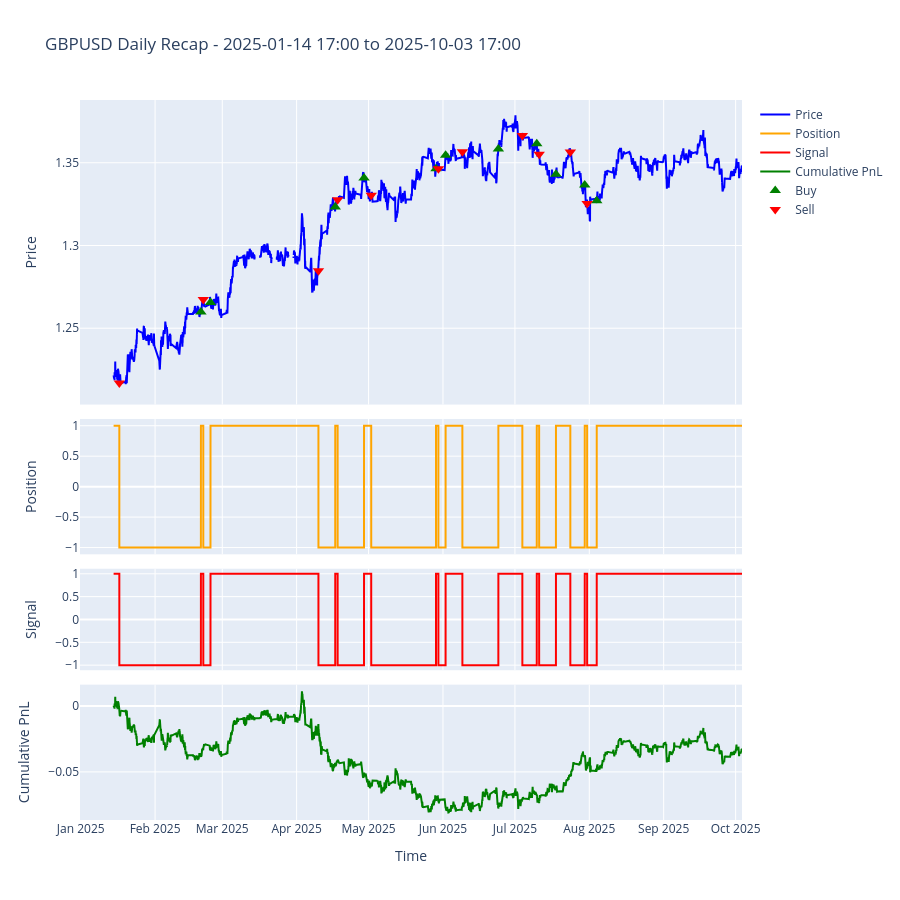

Notebook code cell kept with this figure:
### Code cell
from analytics.plot_daily_recap import plot_daily_recap

instrument = "GBPUSD"
date_range = (dt.date(2025, 1, 15), dt.date(2025, 10, 3))
close_price_df = fx_price_dict[instrument]
plot_daily_recap(instrument, date_range, close_price_df, strategy, trader)

### Figure 1 — Plotly figure (JSON) as saved in the notebook; plotly's stock layout.template omitted (floating-point values rounded to 4 significant figures; data arrays with more than 128 entries replaced by an {"elided": "..."} marker saying what was removed)
{"data": [{"line": {"color": "blue"}, "name": "Price", "type": "scatter", "x": {"elided": "17900 str values"}, "xaxis": "x", "y": {"elided": "17900 float values"}, "yaxis": "y"}, {"line": {"color": "orange"}, "name": "Position", "type": "scatter", "x": {"elided": "17900 str values"}, "xaxis": "x2", "y": {"elided": "17900 float values"}, "yaxis": "y2"}, {"line": {"color": "red"}, "name": "Signal", "type": "scatter", "x": {"elided": "17900 str values"}, "xaxis": "x3", "y": {"elided": "17900 float values"}, "yaxis": "y3"}, {"line": {"color": "green"}, "name": "Cumulative PnL", "type": "scatter", "x": {"elided": "17900 str values"}, "xaxis": "x4", "y": {"elided": "17900 float values"}, "yaxis": "y4"}, {"hoverinfo": "text", "marker": {"color": "green", "size": 10, "symbol": "triangle-up"}, "mode": "markers", "name": "Buy", "text": ["Size: 2.0<br>Price: 1.25987<br>Cost: 0.00007", "Size: 2.0<br>Price: 1.26562<br>Cost: 0.00006", "Size: 2.0<br>Price: 1.32329<br>Cost: 0.00006", "Size: 2.0<br>Price: 1.34079<br>Cost: 0.00004", "Size: 2.0<br>Price: 1.34636<br>Cost: 0.00005", "Size: 2.0<br>Price: 1.35459<br>Cost: 0.00007", "Size: 2.0<br>Price: 1.35838<br>Cost: 0.00006", "Size: 2.0<br>Price: 1.36155<br>Cost: 0.00007", "Size: 2.0<br>Price: 1.34313<br>Cost: 0.00004", "Size: 2.0<br>Price: 1.33657<br>Cost: 0.00003", "Size: 2.0<br>Price: 1.32698<br>Cost: 0.00003"], "type": "scatter", "x": ["2025-02-20T02:30:00-05:00", "2025-02-24T02:30:00-05:00", "2025-04-17T02:30:00-04:00", "2025-04-29T02:30:00-04:00", "2025-05-29T02:30:00-04:00", "2025-06-02T02:30:00-04:00", "2025-06-24T02:30:00-04:00", "2025-07-10T02:30:00-04:00", "2025-07-18T02:30:00-04:00", "2025-07-30T02:30:00-04:00", "2025-08-04T02:30:00-04:00"], "xaxis": "x", "y": [1.26, 1.266, 1.323, 1.341, 1.346, 1.355, 1.358, 1.362, 1.343, 1.337, 1.327], "yaxis": "y"}, {"hoverinfo": "text", "marker": {"color": "red", "size": 10, "symbol": "triangle-down"}, "mode": "markers", "name": "Sell", "text": ["Size: -2.0<br>Price: 1.21685<br>Cost: 0.00009", "Size: -2.0<br>Price: 1.26729<br>Cost: 0.00008", "Size: -2.0<br>Price: 1.28469<br>Cost: 0.00007", "Size: -2.0<br>Price: 1.32770<br>Cost: 0.00011", "Size: -2.0<br>Price: 1.33042<br>Cost: 0.00008", "Size: -2.0<br>Price: 1.34634<br>Cost: 0.00006", "Size: -2.0<br>Price: 1.35665<br>Cost: 0.00004", "Size: -2.0<br>Price: 1.36651<br>Cost: 0.00005", "Size: -2.0<br>Price: 1.35521<br>Cost: 0.00007", "Size: -2.0<br>Price: 1.35649<br>Cost: 0.00006", "Size: -2.0<br>Price: 1.32532<br>Cost: 0.00007"], "type": "scatter", "x": ["2025-01-17T02:30:00-05:00", "2025-02-21T02:30:00-05:00", "2025-04-10T02:30:00-04:00", "2025-04-18T02:30:00-04:00", "2025-05-02T02:30:00-04:00", "2025-05-30T02:30:00-04:00", "2025-06-09T02:30:00-04:00", "2025-07-04T02:30:00-04:00", "2025-07-11T02:30:00-04:00", "2025-07-24T02:30:00-04:00", "2025-07-31T02:30:00-04:00"], "xaxis": "x", "y": [1.217, 1.267, 1.285, 1.328, 1.33, 1.346, 1.357, 1.367, 1.355, 1.356, 1.325], "yaxis": "y"}], "layout": {"height": 900, "title": {"text": "GBPUSD Daily Recap - 2025-01-14 17:00 to 2025-10-03 17:00"}, "xaxis": {"anchor": "y", "domain": [0, 1], "matches": "x4", "showticklabels": false}, "xaxis2": {"anchor": "y2", "domain": [0, 1], "matches": "x4", "showticklabels": false}, "xaxis3": {"anchor": "y3", "domain": [0, 1], "matches": "x4", "showticklabels": false}, "xaxis4": {"anchor": "y4", "domain": [0, 1], "title": {"text": "Time"}}, "yaxis": {"anchor": "x", "domain": [0.577, 1], "title": {"text": "Price"}}, "yaxis2": {"anchor": "x2", "domain": [0.369, 0.557], "title": {"text": "Position"}}, "yaxis3": {"anchor": "x3", "domain": [0.208, 0.349], "title": {"text": "Signal"}}, "yaxis4": {"anchor": "x4", "domain": [0, 0.188], "title": {"text": "Cumulative PnL"}}}}
